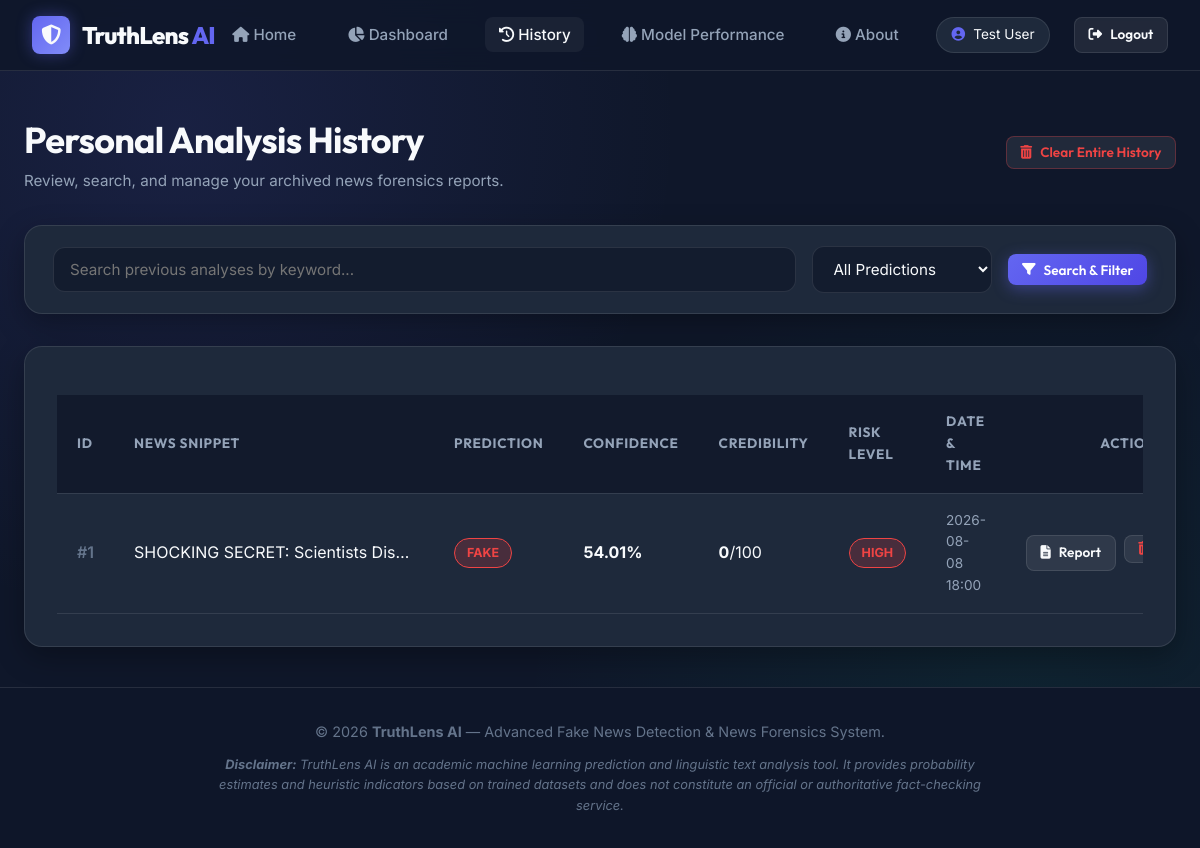
The page /history (signed in) on the database its author committed.
### tables this page shows
CREATE TABLE predictions (
            id INTEGER PRIMARY KEY AUTOINCREMENT,
            user_id INTEGER NOT NULL,
            news_text TEXT NOT NULL,
            prediction TEXT NOT NULL,
            confidence REAL NOT NULL,
            credibility_score INTEGER NOT NULL,
            risk_level TEXT NOT NULL,
            clickbait_score INTEGER NOT NULL,
            emotional_score INTEGER NOT NULL,
            word_count INTEGER NOT NULL,
            character_count INTEGER NOT NULL,
            sentence_count INTEGER NOT NULL,
            created_at TIMESTAMP DEFAULT CURRENT_TIMESTAMP,
            FOREIGN KEY (user_id) REFERENCES users (id) ON DELETE CASCADE
        );

### app.py (the view)
@app.route('/history')
@login_required
def history():
    user_id = session['user_id']
    search_query = request.args.get('q', '').strip()
    filter_pred = request.args.get('prediction', '').strip()
    predictions = get_user_predictions(user_id, search_query=search_query, filter_prediction=filter_pred)
    return render_template('history.html', predictions=predictions, search_query=search_query, filter_pred=filter_pred)

### app.py (called while the page is built)
def login_required(f):
    @wraps(f)
    def decorated_function(*args, **kwargs):
        if 'user_id' not in session:
            flash('Please log in to access this page.', 'warning')
            return redirect(url_for('login'))
        return f(*args, **kwargs)
    return decorated_function

@app.context_processor
def inject_user():
    return {
        'logged_in': 'user_id' in session,
        'user_name': session.get('user_name', ''),
        'user_id': session.get('user_id', None)
    }

### database.py (called while the page is built)
def get_db_connection():
    conn = sqlite3.connect(Config.DATABASE_PATH)
    conn.row_factory = sqlite3.Row
    return conn

def get_user_predictions(user_id, search_query=None, filter_prediction=None):
    conn = get_db_connection()
    cursor = conn.cursor()
    query = "SELECT * FROM predictions WHERE user_id = ?"
    params = [user_id]
    if filter_prediction and filter_prediction in ['REAL', 'FAKE']:
        query += " AND prediction = ?"
        params.append(filter_prediction)
    if search_query:
        query += " AND news_text LIKE ?"
        params.append(f"%{search_query}%")
    query += " ORDER BY created_at DESC"
    cursor.execute(query, params)
    rows = cursor.fetchall()
    conn.close()
    return [dict(row) for row in rows]

### templates/history.html (shortened to what this page needs)
{% extends 'base.html' %}
{% block content %}
<div style="margin-bottom: 2rem; display: flex; justify-content: space-between; align-items: center; flex-wrap: wrap; gap: 1rem;">
  <div>
    <h1 style="font-size: 2.25rem;">Personal Analysis History</h1>
    <p style="color: var(--text-muted); font-size: 0.95rem;">Review, search, and manage your archived news forensics reports.</p>
  </div>
  {% if predictions %}
  <div>
    <form id="clear-history-form" action="{{ url_for('clear_history') }}" method="POST" style="display: inline;">
      <button type="submit" class="btn btn-secondary btn-sm" style="color: var(--fake-color); border-color: rgba(239,68,68,0.3);">
        <i class="fa-solid fa-trash-can"></i> Clear Entire History
      </button>
    </form>
  </div>
  {% endif %}
</div>
<div class="glass-card" style="margin-bottom: 2rem; padding: 1.25rem 1.75rem;">
  <form action="{{ url_for('history') }}" method="GET" style="display: flex; gap: 1rem; flex-wrap: wrap; align-items: center;">
    <div style="flex: 1; min-width: 250px;">
      <input type="text" name="q" class="form-control" placeholder="Search previous analyses by keyword..." value="{{ search_query }}">
    </div>
    <div style="width: 180px;">
      <select name="prediction" class="form-control">
        <option value="">All Predictions</option>
      </select>
    </div>
    <button type="submit" class="btn btn-primary btn-sm">
      <i class="fa-solid fa-filter"></i> Search & Filter
    </button>
  </form>
</div>
<div class="glass-card">
  {% if predictions %}
  <div class="table-responsive">
    <table class="custom-table">
      <thead>
        <tr>
          <th>ID</th>
          <th>News Snippet</th>
          <th>Prediction</th>
          <th>Confidence</th>
          <th>Credibility</th>
          <th>Risk Level</th>
          <th>Date & Time</th>
          <th style="text-align: right;">Actions</th>
        </tr>
      </thead>
      <tbody>
        {% for item in predictions %}
        <tr>
          <td style="color: var(--text-dim); font-weight: 600;">#{{ item.id }}</td>
          <td style="max-width: 320px; white-space: nowrap; overflow: hidden; text-overflow: ellipsis;">
            {{ item.news_text }}
          </td>
          <td>
            <span class="badge {% if item.prediction == 'REAL' %}badge-success{% else %}badge-danger{% endif %}">
              {{ item.prediction }}
            </span>
          </td>
          <td><strong>{{ item.confidence }}%</strong></td>
          <td><strong>{{ item.credibility_score }}</strong>/100</td>
          <td>
            <span class="badge {% if item.risk_level == 'HIGH' %}badge-danger{% elif item.risk_level == 'MEDIUM' %}badge-warning{% else %}badge-success{% endif %}">
              {{ item.risk_level }}
            </span>
          </td>
          <td style="font-size: 0.85rem; color: var(--text-muted);">{{ item.created_at[:16] }}</td>
          <td style="text-align: right;">
            <div style="display: inline-flex; gap: 0.5rem;">
              <a href="{{ url_for('report', id=item.id) }}" class="btn btn-secondary btn-sm" title="View Full Report">
                <i class="fa-solid fa-file-lines"></i> Report
              </a>
              <form action="{{ url_for('delete_record', id=item.id) }}" method="POST" class="delete-form" style="display: inline;">
                <button type="submit" class="btn btn-secondary btn-sm" style="color: var(--fake-color);" title="Delete Record">
                  <i class="fa-solid fa-trash-can"></i>
                </button>
              </form>
            </div>
          </td>
        </tr>
        {% endfor %}
      </tbody>
    </table>
  </div>
  {% endif %}
</div>
{% endblock %}

### static/css/style.css (style rules this page uses)
:root { --bg-dark: #0f172a; --bg-card: #1e293b; --bg-card-hover: #334155; --bg-glass: rgba(30, 41, 59, 0.7); --border-color: rgba(255, 255, 255, 0.1); --border-glow: rgba(99, 102, 241, 0.3); --primary: #6366f1; --primary-hover: #4f46e5; --primary-glow: rgba(99, 102, 241, 0.4); --real-color: #10b981; --real-glow: rgba(16, 185, 129, 0.3); --fake-color: #ef4444; --fake-glow: rgba(239, 68, 68, 0.3); --warning-color: #f59e0b; --warning-glow: rgba(245, 158, 11, 0.3); --info-color: #3b82f6; --text-main: #f8fafc; --text-muted: #94a3b8; --text-dim: #64748b; --font-heading: 'Outfit', sans-serif; --font-body: 'Inter', sans-serif; --radius-sm: 8px; --radius-md: 12px; --radius-lg: 18px; --radius-xl: 24px; --transition-fast: all 0.2s cubic-bezier(0.4, 0, 0.2, 1); --transition-normal: all 0.3s cubic-bezier(0.4, 0, 0.2, 1); }
* { margin: 0; padding: 0; box-sizing: border-box; }
body { font-family: var(--font-body); background-color: var(--bg-dark); color: var(--text-main); line-height: 1.6; min-height: 100vh; display: flex; flex-direction: column; background-image: radial-gradient(circle at 15% 15%, rgba(99, 102, 241, 0.12) 0%, transparent 40%), radial-gradient(circle at 85% 85%, rgba(16, 185, 129, 0.08) 0%, transparent 40%); background-attachment: fixed; }
a { color: var(--primary); text-decoration: none; transition: var(--transition-fast); }
h1, h2, h3, h4, h5, h6 { font-family: var(--font-heading); color: var(--text-main); font-weight: 700; letter-spacing: -0.02em; }
.glass-card { background: var(--bg-card); border: 1px solid var(--border-color); border-radius: var(--radius-lg); padding: 2rem; box-shadow: 0 10px 30px rgba(0, 0, 0, 0.3); transition: var(--transition-normal); position: relative; overflow: hidden; }
.btn { display: inline-flex; align-items: center; justify-content: center; gap: 0.5rem; padding: 0.75rem 1.75rem; font-family: var(--font-heading); font-size: 1rem; font-weight: 600; border-radius: var(--radius-md); border: none; cursor: pointer; transition: var(--transition-fast); text-decoration: none; }
.btn-primary { background: linear-gradient(135deg, var(--primary), var(--primary-hover)); color: #fff; box-shadow: 0 4px 15px var(--primary-glow); }
.btn-secondary { background: rgba(255, 255, 255, 0.08); color: var(--text-main); border: 1px solid var(--border-color); }
.btn-sm { padding: 0.4rem 0.85rem; font-size: 0.85rem; border-radius: var(--radius-sm); }
.badge { display: inline-block; padding: 0.25rem 0.75rem; border-radius: 20px; font-size: 0.78rem; font-weight: 700; text-transform: uppercase; }
.badge-danger { background: rgba(239, 68, 68, 0.2); color: var(--fake-color); border: 1px solid var(--fake-color); }
.table-responsive { overflow-x: auto; margin-top: 1rem; }
.custom-table { width: 100%; border-collapse: collapse; text-align: left; }
.custom-table th, .custom-table td { padding: 1rem 1.25rem; border-bottom: 1px solid var(--border-color); }
.custom-table th { background: rgba(15, 23, 42, 0.8); color: var(--text-muted); font-family: var(--font-heading); font-size: 0.85rem; text-transform: uppercase; letter-spacing: 0.05em; }
.form-control { width: 100%; padding: 0.75rem 1rem; background: rgba(15, 23, 42, 0.7); border: 1px solid var(--border-color); border-radius: var(--radius-md); color: var(--text-main); font-family: var(--font-body); font-size: 0.95rem; transition: var(--transition-fast); }

### rows shown on the page
predictions: id "1", news_text "SHOCKING SECRET: Scientists Dis…", prediction "FAKE", confidence "54.01", credibility_score "0", risk_level "HIGH", created_at "2026-08-08 18:00"

### other values the page prints
{{ user_name }} "Test User"
